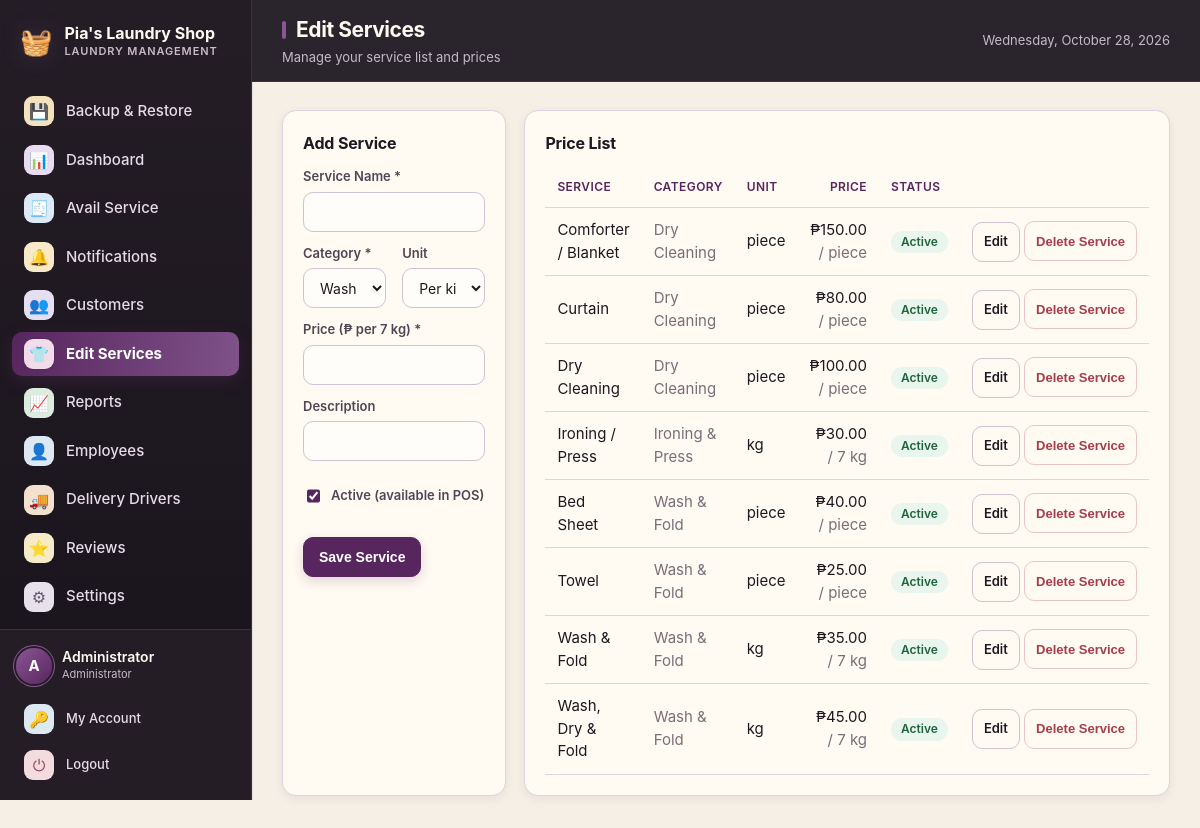
Before: /services.php (signed in) with the older database file.
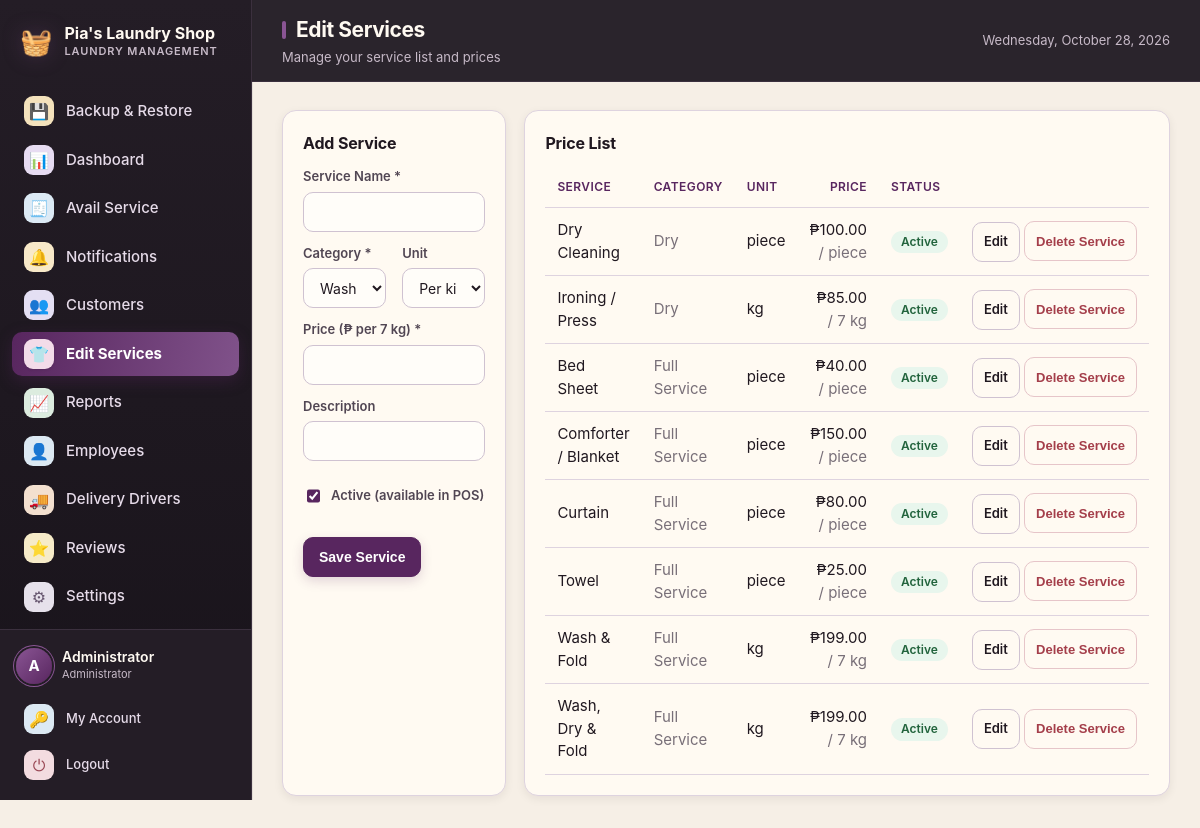
After: the same page with the newer database file.
### tables this page shows
CREATE TABLE services (
  id          INT UNSIGNED NOT NULL AUTO_INCREMENT,
  name        VARCHAR(120) NOT NULL,
  category    VARCHAR(60)  NOT NULL DEFAULT 'Wash & Fold',
  unit        ENUM('kg','piece') NOT NULL DEFAULT 'kg',
  price       DECIMAL(10,2) NOT NULL DEFAULT 0.00,
  description VARCHAR(255) DEFAULT NULL,
  is_active   TINYINT(1)   NOT NULL DEFAULT 1,
  created_at  DATETIME     NOT NULL DEFAULT CURRENT_TIMESTAMP,
  PRIMARY KEY (id)
);

### includes/functions.php (called while the page is built, shortened)
<?php
function e($value): string
{
    return htmlspecialchars((string) $value, ENT_QUOTES, 'UTF-8');
}
function money($amount): string
{
    return '₱' . number_format((float) $amount, 2);
}
function asset_prefix(): string
{
    static $prefix = null;
    if ($prefix !== null) {
        return $prefix;
    }
    $appRoot   = realpath(__DIR__ . '/..');
    $scriptDir = realpath(dirname($_SERVER['SCRIPT_FILENAME'] ?? __FILE__));
    $prefix = '';
    if ($appRoot && $scriptDir && strpos($scriptDir, $appRoot) === 0) {
        $rel = trim(str_replace('\\', '/', substr($scriptDir, strlen($appRoot))), '/');
    }
    return $prefix;
}
function asset(string $path): string
{
    return asset_prefix() . ltrim($path, '/');
}

### services.php (the view, shortened to what the changed rows need)
<?php
$pdo = db();
$pdo->exec("UPDATE services SET price = CASE category WHEN 'Full Service' THEN 199.00 ELSE 85.00 END WHERE unit = 'kg' AND category IN ('Wash', 'Dry', 'Full Service')");
$editing = null;
$services = $pdo->query("SELECT * FROM services WHERE is_active = 1 ORDER BY category, name")->fetchAll();
$pageTitle = 'Edit Services';
include __DIR__ . '/includes/header.php';
?>
<div class="grid two">
  <div class="card">
    <h2><?= $editing ? 'Edit Service' : 'Add Service' ?></h2>
  </div>
  <div class="card">
    <h2>Price List</h2>
    <div class="table-wrap">
      <table>
        <thead><tr><th>Service</th><th>Category</th><th>Unit</th><th class="num">Price</th><th>Status</th><th></th></tr></thead>
        <tbody>
          <?php foreach ($services as $s): ?>
          <tr>
            <td><?= e($s['name']) ?></td>
            <td class="muted"><?= e($s['category']) ?></td>
            <td><?= e($s['unit']) ?></td>
            <td class="num"><?= money($s['price']) ?> <span class="muted">/ <?= $s['unit'] === 'kg' ? '7 kg' : 'piece' ?></span></td>
            <td><span class="badge badge-<?= $s['is_active'] ? 'active' : 'inactive' ?>"><?= $s['is_active'] ? 'Active' : 'Inactive' ?></span></td>
            <td class="right" style="white-space:nowrap;">
              <a class="btn btn-outline btn-sm" href="services.php?id=<?= (int)$s['id'] ?>">Edit</a>
              <form method="post" action="services.php" style="display:inline;" onsubmit="return confirm('Delete this service? Existing order history will be preserved.');">
                <button type="submit" class="btn btn-danger btn-sm">Delete Service</button>
              </form>
            </td>
          </tr>
          <?php endforeach; ?>
        </tbody>
      </table>
    </div>
  </div>
</div>
<?php include __DIR__ . '/includes/footer.php'; ?>

### includes/header.php (shortened to what the changed rows need)
<?php
$active   = basename($_SERVER['PHP_SELF'] ?? '');
$prefix   = asset_prefix();
$nav = [
    ['Backup & Restore', 'backup.php', '&#128190;', true],
    ['Dashboard',    'dashboard.php',  '&#128202;', false],
    ['Avail Service','orders.php',     '&#129534;', false],
    ['Notifications','notifications.php','&#128276;', false],
    ['Customers',    'customers.php',  '&#128101;', false],
    ['Edit Services','services.php',   '&#128085;', true],
    ['Reports',      'reports.php',    '&#128200;', true],
    ['Employees',    'employees.php',  '&#128100;', true],
    ['Delivery Drivers', 'delivery_drivers.php', '&#128666;', false],
    ['Reviews',      'reviews.php',     '&#11088;', true],
    ['Settings',     'settings.php',   '&#9881;', true],
];
?>
<!DOCTYPE html>
<html lang="en">
<head>
<link rel="stylesheet" href="<?= e(asset('assets/css/style.css')) ?>?v=status-timeline-20261019">
</head>
<body>
<div class="app">
  <aside class="sidebar" id="sidebar" aria-label="Main navigation">
    <nav class="nav">
      <?php foreach ($nav as $item):
          [$label, $href, $icon, $adminOnly] = $item; $iconClass = 'nav-icon-' . preg_replace('/[^a-z0-9_-]/i', '', pathinfo($href, PATHINFO_FILENAME));
          $isActive = ($active === $href || $active === basename($href)) ? ' active' : '';
      ?>
      <a class="nav-link<?= $isActive ?>" href="<?= e($prefix . $href) ?>">
        <span class="nav-icon <?= e($iconClass) ?>"><?= $icon ?></span>
        <span><?= e($label) ?></span>
      </a>
      <?php endforeach; ?>
    </nav>
  </aside>
  <div class="main">
    <header class="topbar">
      <div class="topbar-title">
        <h1><?= isset($pageTitle) ? e($pageTitle) : 'Dashboard' ?></h1>
      </div>
    </header>
    <main class="content">

Changed rows visible on the page:
changed services "Dry Cleaning": category "Dry Cleaning" → "Dry"
changed services "Ironing / Press": category "Ironing & Press" → "Dry"; price "₱30.00" → "₱85.00"
changed services "Bed Sheet": category "Wash & Fold" → "Full Service"
changed services "Comforter / Blanket": category "Dry Cleaning" → "Full Service"; moves down the list
changed services "Curtain": category "Dry Cleaning" → "Full Service"; moves down the list
changed services "Towel": category "Wash & Fold" → "Full Service"
changed services "Wash & Fold": category "Wash & Fold" → "Full Service"; price "₱35.00" → "₱199.00"
changed services "Wash, Dry & Fold": category "Wash & Fold" → "Full Service"; price "₱45.00" → "₱199.00"
